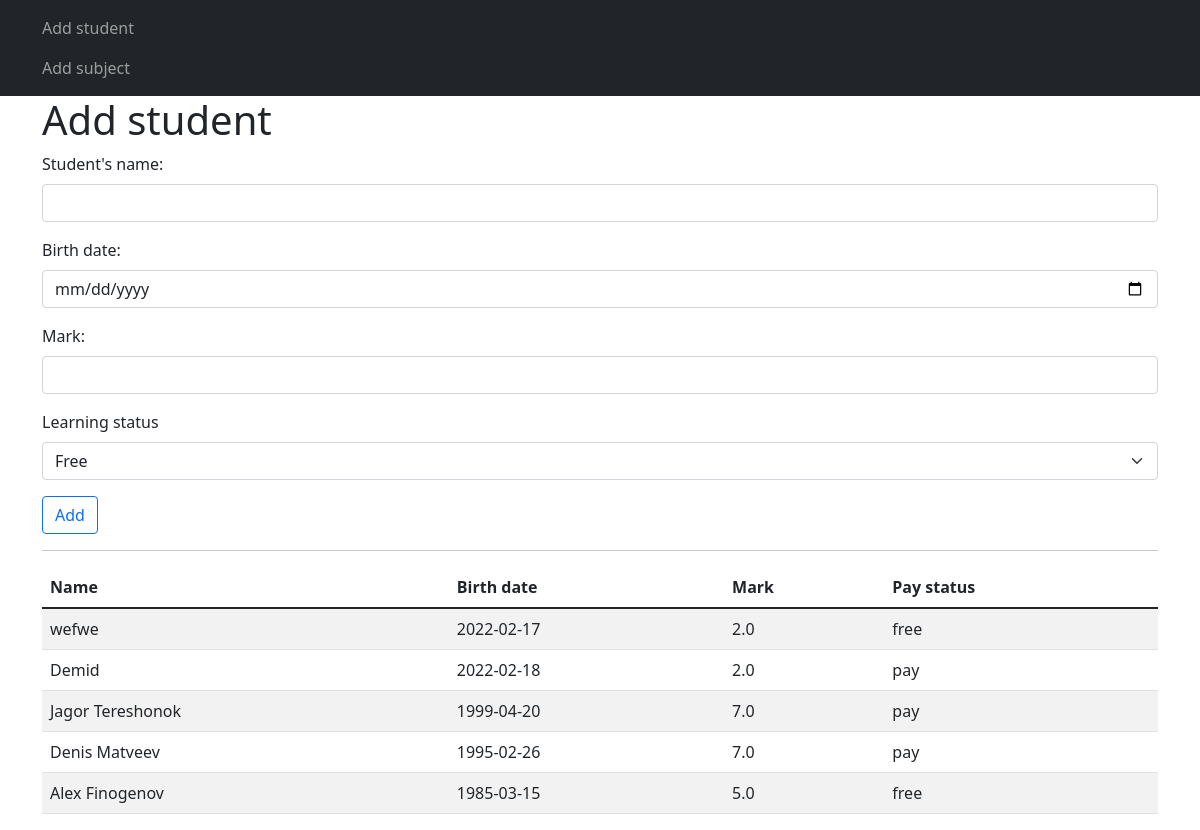
The page /add-student on the database its author committed.
### models.py (models this page shows)
class Students(db.Model):
    id = db.Column(db.Integer, primary_key=True)
    name = db.Column(db.String(120), nullable=False)
    birth_date = db.Column(db.Date, nullable=False, default=datetime.now())
    mark = db.Column(db.Float, nullable=False, default=3.2)
    subject_id = db.Column(db.Integer, db.ForeignKey('subjects.id'))
    status = db.Column(db.String(10), nullable=False, default='Paid')

### routes.py (the view, shortened to what this page needs)
@app.route('/add-student', methods=['GET', 'POST'])
def add_student():
    form = StudentForm()
    students = Students.query.all()  # достаю всех студентов из БД
    return render_template('add_students.html', form=form, items=students)

### forms.py
class StudentForm(FlaskForm):
    name = StringField('Student\'s name: ',
                       validators=[DataRequired()])
    birth_date = DateField('Birth date: ',
                           validators=[DataRequired()])
    mark = FloatField('Mark: ')
    status = SelectField('Learning status',
                         choices=[
                             ('free', 'Free'),
                             ('pay', 'Paid')
                         ])
    submit = SubmitField('Add')

### templates/add_students.html (shortened to what this page needs)
{% extends 'base.html' %}
{% block content %}
    <h1>Add student</h1>
    <form action="" method="post">
        <div class="mb-3">
            {{ form.name.label(class="form-label") }}
            {{ form.name(class="form-control") }}
        </div>
        <div class="mb-3">
            {{ form.birth_date.label(class="form-label") }}
            {{ form.birth_date(class="form-control") }}
        </div>
        <div class="mb-3">
            {{ form.mark.label(class="form-label") }}
            {{ form.mark(class="form-control") }}
        </div>
        <div class="mb-3">
            {{ form.status.label(class="form-label") }}
            {{ form.status(class="form-select") }}
        </div>
        <div class="mb-3">
            {{ form.submit(class="btn btn-outline-primary") }}
        </div>
    </form>
    <hr>
    {% if items|length > 1 %}
        <table class="table table-striped">
            <thead>
                <tr>
                    <th>Name</th>
                    <th>Birth date</th>
                    <th>Mark</th>
                    <th>Pay status</th>
                </tr>
            </thead>
            <tbody>
                {% for student in items %}
                    <tr>
                        <td>{{ student.name }}</td>
                        <td>{{ student.birth_date }}</td>
                        <td>{{ student.mark }}</td>
                        <td>{{ student.status }}</td>
                    </tr>
                {% endfor %}
            </tbody>
        </table>
    {% endif %}
{% endblock %}

### templates/base.html (shortened to what this page needs)
<!DOCTYPE html>
<html lang="en">
<head>
    <link href="https://cdn.jsdelivr.net/npm/bootstrap@5.1.3/dist/css/bootstrap.min.css" rel="stylesheet"
>
</head>
<body>
<nav class="navbar navbar-dark bg-dark">
    <div class="container">
        <ul class="navbar-nav">
            <li class="nav-item">
                <a class="nav-link" href="{{ url_for('add_student') }}">Add student</a>
            </li>
            <li class="nav-item">
                <a class="nav-link" href="{{ url_for('add_subject') }}">Add subject</a>
            </li>
        </ul>
    </div>
</nav>
<div class="container">
    {% block content %}{% endblock %}
</div>
</body>
</html>

### rows shown on the page
Students: name "wefwe", birth_date "2022-02-17", mark "2.0", status "free"
Students: name "Demid", birth_date "2022-02-18", mark "2.0", status "pay"
Students: name "Jagor Tereshonok", birth_date "1999-04-20", mark "7.0", status "pay"
Students: name "Denis Matveev", birth_date "1995-02-26", mark "7.0", status "pay"
Students: name "Alex Finogenov", birth_date "1985-03-15", mark "5.0", status "free"
